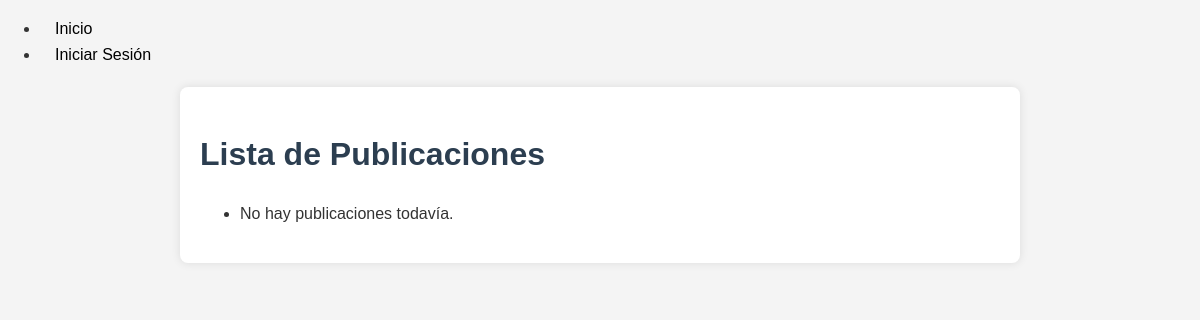
/posts/, run on an earlier commit of the app's database.
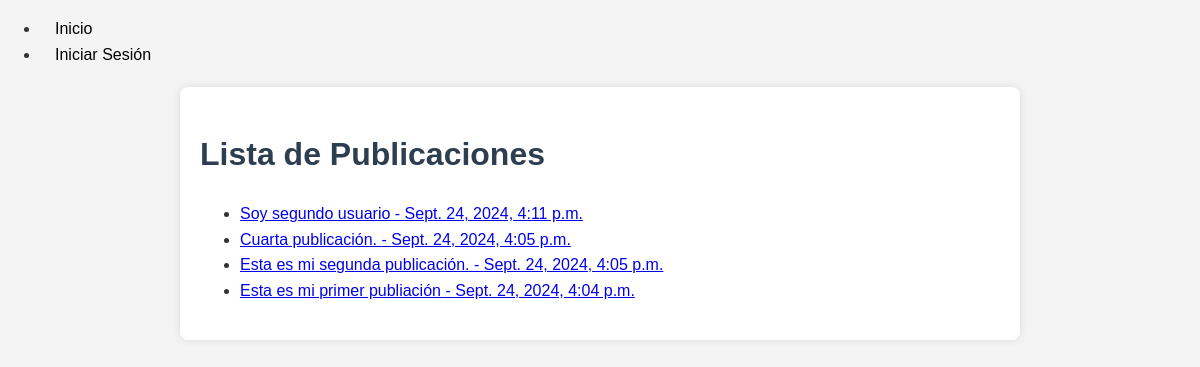
And on a later commit of the database.
### post/models.py (models this page shows, shortened)
class Post(models.Model):
    title = models.CharField(max_length=200)
    content = models.TextField()
    pub_date = models.DateTimeField(auto_now_add=True)
    author = models.ForeignKey(User, on_delete=models.CASCADE)

### post/views.py (the view)
# urls.py: path('', views.post_list, name='post_list'),  # Listar publicaciones
def post_list(request):
    posts = Post.objects.all().order_by('-pub_date')  # Ordenar por fecha de publicación descendente
    return render(request, 'post_list.html', {'posts': posts})

### post/templates/post_list.html (shortened to what this page needs)
{% extends 'base.html' %}
{% block content %}
    <h1>Lista de Publicaciones</h1>
    <ul>
        {% for post in posts %}
            <li>
                <a href="{% url 'post_detail' post.id %}">
                    {{ post.title }} - {{ post.pub_date }}
                </a>
            </li>
        {% empty %}
            <li>No hay publicaciones todavía.</li>
        {% endfor %}
    </ul>
{% endblock %}

### post/templates/base.html (shortened to what this page needs)
{% load static %}
<!DOCTYPE html>
<html lang="es">
<head>
    <link rel="stylesheet" href="{% static 'styles.css' %}">
</head>
<body>
    {% include 'navbar.html' %}
    <div class="container">
        {% block content %}{% endblock %}
    </div>
</body>
</html>

### post/templates/navbar.html
<nav>
    <ul>
        <li><a href="{% url 'post_list' %}">Inicio</a></li>
        {% if user.is_authenticated %}
            <li><a href="{% url 'post_create' %}">Nueva Publicación</a></li>
            <li><a href="{% url 'logout' %}">Cerrar Sesión</a></li>
        {% else %}
            <li><a href="{% url 'login' %}">Iniciar Sesión</a></li>
        {% endif %}
    </ul>
</nav>

### post/static/styles.css (style rules this page uses)
body { font-family: Arial, sans-serif; line-height: 1.6; margin: 0; padding: 0; background-color: #f4f4f4; color: #333; }
h1, h2, h3 { color: #2c3e50; }
.container { max-width: 800px; margin: 20px auto; padding: 20px; background: white; border-radius: 8px; box-shadow: 0 0 10px rgba(0, 0, 0, 0.1); }
nav { margin-top: 10px; }
nav a { color: black; text-decoration: none; margin: 0 15px; }

What changed in the data, as far as the page shows it:
added Post: title "Soy segundo usuario", pub_date "Sept. 24, 2024, 4:11 p.m."
added Post: title "Cuarta publicación.", pub_date "Sept. 24, 2024, 4:05 p.m."
added Post: title "Esta es mi segunda publicación.", pub_date "Sept. 24, 2024, 4:05 p.m."
added Post: title "Esta es mi primer publiación", pub_date "Sept. 24, 2024, 4:04 p.m."
Also different on the page:
text no longer shown: "No hay publicaciones todavía."
